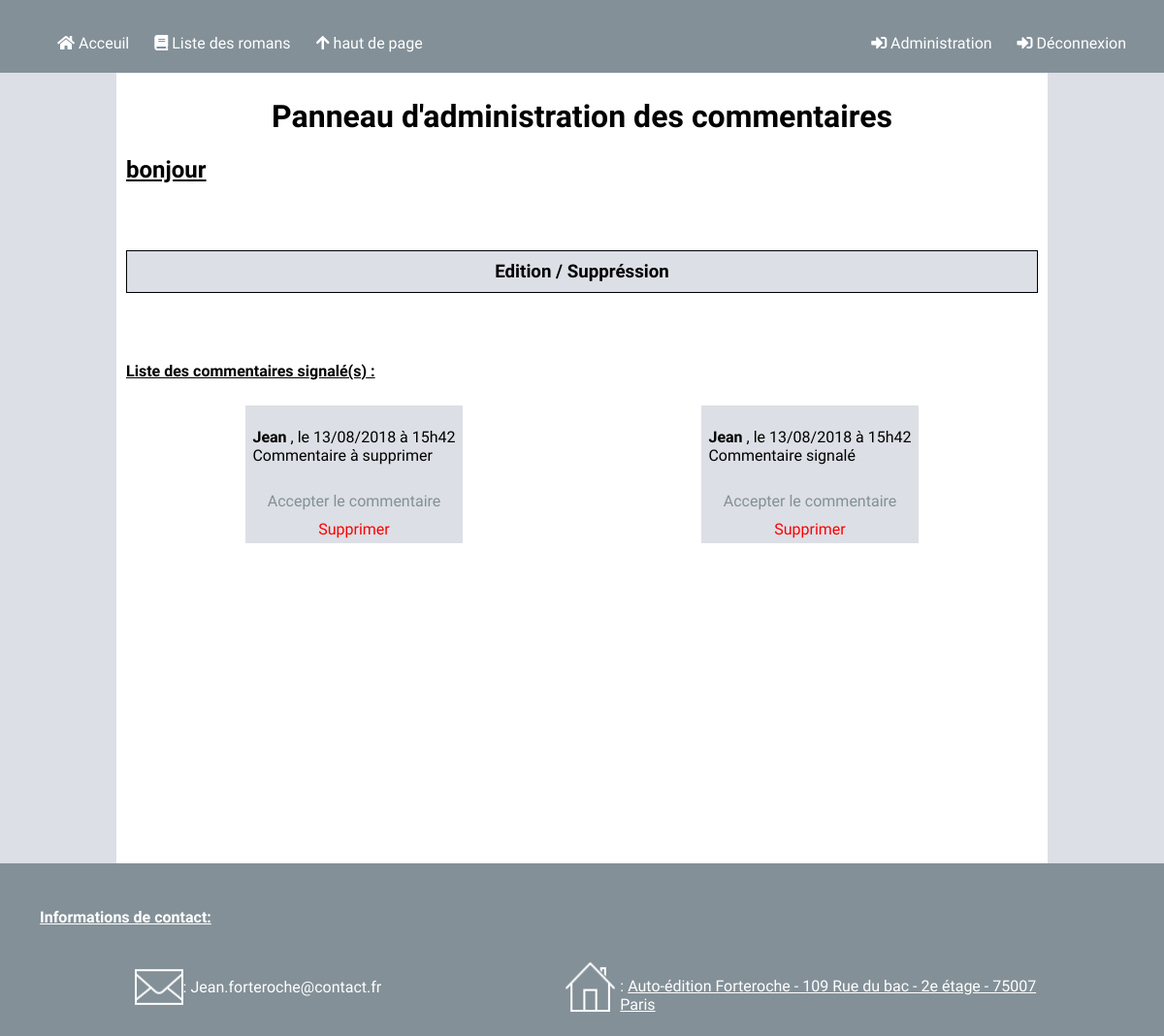
The app's page /administration-commentaires.html with its own data.
### tables this page shows
CREATE TABLE IF NOT EXISTS `comments` (
  `id` int(11) NOT NULL AUTO_INCREMENT,
  `post_id` int(11) NOT NULL,
  `user_id` int(11) NOT NULL,
  `comment` text NOT NULL,
  `comment_date` datetime NOT NULL,
  `report` int(11) NOT NULL,
  PRIMARY KEY (`id`),
  KEY `DeleteAllAssociateCommentsWhenPostDelete` (`post_id`) USING BTREE
);

CREATE TABLE IF NOT EXISTS `users` (
  `id` int(11) NOT NULL AUTO_INCREMENT,
  `name` varchar(255) NOT NULL,
  `permission` int(11) NOT NULL,
  `password` varchar(255) NOT NULL,
  PRIMARY KEY (`id`)
);

### model/CommentManager.php (called while the page is built, shortened)
<?php
class CommentManager extends Manager
{
    public function getReportedComments()
    {
        $db = $this->dbConnect();
        $reportedComments = $db->prepare('
        SELECT comments.id, comments.post_id, comments.user_id, comments.comment, DATE_FORMAT(comments.comment_date, \'%d/%m/%Y à %Hh%i\') AS comment_date_fr, comments.report, users.name
        FROM users
        INNER JOIN comments
        ON comments.user_id = users.id
        WHERE comments.report >= 1
        ORDER BY comment_date DESC');
        $reportedComments->execute(array());
        return $reportedComments;
    }
}

### view/frontend/adminComments.php (the view, shortened to what this page needs)
<div id="content">
    <div>
        <h1>Panneau d'administration des commentaires</h1>
    </div>
    <div id="messageAccueil">
        <h2> bonjour <?= $_SESSION['name'] ?></h2>
    </div>
    <div id="infosAdmin">
        <div class='section'>
            <h3>Edition / Suppréssion</h3>
        </div>
        <h4>Liste des commentaires signalé(s) :</h4>
        <div id="listeRomansAdmin">
            <?php
                while($reportedComment = $reportedComments->fetch()) {
            ?>
            <div class="comment">
                <p>
                    <strong><?= htmlspecialchars($reportedComment['name']) ?></strong>
                    , le <?= $reportedComment['comment_date_fr'] ?>
                    <br />
                    <?= nl2br(htmlspecialchars($reportedComment['comment'])) ?>
                </p>
                <div class="linkPosition">
                    <a class="modify" href="index.php?action=validComment&amp;commentId=<?= $reportedComment['id'] ?>">Accepter le commentaire</a>
                    <a href="index.php?action=delete&amp;commentId=<?= $reportedComment['id'] ?>" onclick="return confirm('Etes-vous sûr de vouloir supprimer ce commentaire ?');">Supprimer</a>
                </div>
            </div>
            <?php
                }
            ?>
        </div>
    </div>
</div>
<?php
$content = ob_get_clean();
require('template.php');
?>

### index.php (shortened to what this page needs)
<?php
require('controller/frontend.php');
try {
    if (isset($_GET['action'])) {
        if ($_GET['action'] == 'listPosts') {
            listPosts();
        }
        elseif ($_GET['action'] == 'books') {
            listBooks();
        }
        elseif ($_GET['action'] == "addNewBook") {
            addNewBook($_POST['contentTitle'], $_POST['contentToAdd']);
        }
        elseif ($_GET['action'] == "modifyBook") {
            modifyBook($_POST['contentTitle'], $_POST['contentToAdd'], $_GET['bookId']);
        }
        elseif ($_GET['action'] == "publish") {
            publishBook($_GET['bookId']);
        }
        elseif ($_GET['action'] == "addNewPost") {
            addNewPost($_GET['bookId'], $_POST['contentTitle'], $_POST['contentToAdd']);
        }
        elseif ($_GET['action'] == "modifyPost") {
            modifyPost($_POST['contentTitle'], $_POST['contentToAdd'], $_GET['postId'], $_GET['bookId'], $_GET['bookTitle']);
        }
        elseif($_GET['action'] == 'adminComments') {
            if ($_SESSION['permission'] > 2) {
               throw new Exception('Cette page est réservée aux administrateurs');
            }
            else {
                adminComments();
            }
        }
        elseif ($_GET['action'] == 'login') {
            login();
        }
        elseif ($_GET['action'] == 'loginVerification') {
            if(isset($_POST['idField']) && isset($_POST['pwField'])) {
                loginVerification($_POST['idField'], $_POST['pwField']);
            }
        }
        elseif ($_GET['action'] == 'logout') {
            logout();
        }
        elseif($_GET['action'] == 'addUser') {
            addUser($_POST['identifiant'], $_POST['password']);
        }
    }
    else {
        home();
    }
}
catch(Exception $e) {
    echo 'Erreur : ' . $e->getMessage();
    echo '<div id="content"><a href="index.php">Retour sur la page d\'accueil</a>';
}

### controller/frontend.php (shortened to what this page needs)
<?php
require_once('model/CommentManager.php');
function adminComments() {
    if ($_SESSION['permission'] < 3) {
        $commentManager = new CommentManager();
        $reportedComments = $commentManager->getReportedComments();
        require('view/frontend/adminComments.php');
    }
    else {
        require('view/frontend/homePage.php');
    }
}

### view/frontend/template.php (shortened to what this page needs)
<!DOCTYPE html>
<html lang="fr">
<head>
    <link href="public/css/style.css" rel="stylesheet" />
    <link href="public/css/animate.css" rel="stylesheet" type="text/css" />
    <link href="https://use.fontawesome.com/releases/v5.0.3/css/all.css" rel="stylesheet">
</head>
<body>
    <header>
        <nav>
            <ul id="public">
                <li class="animated pulse"><a href="index.html"><i class="fas fa-home"></i> Acceuil</a></li>
                <li class="animated pulse"><a href="liste-romans.html"><i class="fas fa-book"></i> Liste des romans</a></li>
                <li id="hautePage" class="animated pulse"><a href=""><i class="fas fa-arrow-up"></i> haut de page</a></li>
            </ul>
            <?php
            if($_SESSION['name'] == 'Visiteur') {
            ?>
            <ul id="admin">
                <li class="animated pulse"><a href="identification.html"><i class="fas fa-sign-in-alt"></i> Connexion</a></li>
            </ul>
            <?php
            }
            else {
                ?>
            <ul id="admin">
                <li class="animated pulse"><a href="administration.html"><i class="fas fa-sign-in-alt"></i> Administration</a></li>
                <li class="animated pulse"><a href="index.php?action=logout"><i class="fas fa-sign-in-alt"></i> Déconnexion</a></li>
            </ul>
                <?php
            }
            ?>
        </nav>
    </header>
    <?= $content ?>
    <footer>
         <div id="contact">
            <div id="contactTitle">
                <h4>Informations de contact: </h4>
            </div>
            <div id="infosContact">
                <div id="contactMail">
                    <img src="public/images/mail.png" alt="icone de mail" />
                    <p>: Jean.forteroche@contact.fr</p>
                </div>
                <div id="contactCourrier">
                    <img src="public/images/adresse.png" alt="icone de courrier" />
                    <div>
                        <a href="https://www.google.com.br/maps/place/109+Rue+du+Bac,+75007+Paris/@48.8523109,2.323076,18z/data=!3m1!4b1!4m5!3m4!1s0x47e671d48f41b323:0xd28da53e242a5cba!8m2!3d48.8523099!4d2.3237267">: <span class="underline">Auto-édition Forteroche - 109 Rue du bac - 2e étage - 75007 Paris</span></a>
                    </div>
                </div>
            </div>
        </div>
    </footer>
</body>
</html>

### public/css/style.css (style rules this page uses)
body, html { height: 100%; margin: 0; padding: 0; background-color: rgb(220, 223, 229); font-family: 'Cardo', serif; }
h1 { text-align: center; }
h2 { text-decoration: underline; }
h3 { background-color: rgb(131, 144, 152); color: white; margin-bottom: 0; padding: 5px; }
h4 { text-decoration: underline; }
a { text-decoration: none; color: blue; }
.underline { text-decoration: underline; }
ul { align-content: center; padding: 0; display: flex; flex-direction: row; }
li { list-style: none; padding-left: 20px; }
li a { color: white; padding: 3px; }
a i { padding-top: 5px; }
header { z-index: 2; position: fixed; top: 0; width: 100%; min-height: 75px; background-color: rgb(131,144,152); }
nav { display: flex; margin-top: 15px; }
#public { left: 3%; position: relative; }
#admin { right: 3%; position: absolute; }
#content { position: relative; margin-top: 75px; margin-left: 10%; margin-right: 10%; padding-top: 5px; padding-bottom: 10px; padding-left: 10px; padding-right: 10px; background-color: white; z-index: 1; min-height: 100%; }
footer { background-color: rgb(131,144,152); bottom: -145px; width: 100%; z-index: 2; }
#contact { display: flex; padding-top: 10px; padding-bottom: 10px; flex-direction: column; margin-left: 3%; }
#contactTitle { display: flex; max-width: max-content; }
#infosContact { display: flex; justify-content: space-around; flex-wrap: wrap; padding-top: 0 !important; }
#contactMail, contactCourrier { display: flex; }
#contactMail { margin-bottom: 15px; }
#contactCourrier { display: flex; }
#contactCourrier img { max-height: 51px; }
footer p, footer a { color: white; }
#contact div { margin-top: 0; padding-top: 15px; padding-left: 5px; }
#contact h4 { color: white; text-decoration: underline; }
.comment { max-width: max-content; max-width: -moz-max-content; margin-top: 5px; background-color: rgb(220, 223, 229); }
.comment p { width: 100%; padding: 7px; }
.comment a { margin-top: 5px; color: red; }
#infosAdmin { margin-bottom: 25px; }
.section { text-align: center; display: flex; flex-direction: column; margin-top: 50px; }
.section h3 { color: black; background-color: rgb(220, 223, 229); border: solid black 1px; padding: 10px; margin-bottom: 50px; }
#listeRomansAdmin { display: flex; flex-wrap: wrap; justify-content: space-around; }
.linkPosition { display: flex; flex-direction: column; text-align: center; }
.linkPosition a { padding-bottom: 5px; }
.modify { color: rgb(131, 144, 152) !important; }

### records on screen
comments: user.name "Jean", comment_date_fr "13/08/2018 à 15h42", comment "Commentaire à supprimer"
comments: user.name "Jean", comment_date_fr "13/08/2018 à 15h42", comment "Commentaire signalé"
